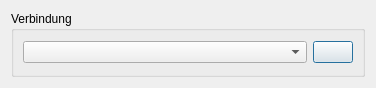
<?xml version="1.0" encoding="UTF-8"?>
<ui version="4.0">
 <class>console</class>
 <widget class="QDialog" name="console">
  <property name="windowModality">
   <enum>Qt::ApplicationModal</enum>
  </property>
  <property name="geometry">
   <rect>
    <x>0</x>
    <y>0</y>
    <width>376</width>
    <height>88</height>
   </rect>
  </property>
  <property name="windowTitle">
   <string>Konsole</string>
  </property>
  <property name="sizeGripEnabled">
   <bool>false</bool>
  </property>
  <layout class="QHBoxLayout" name="horizontalLayout">
   <item>
    <widget class="QGroupBox" name="groupBox">
     <property name="title">
      <string>Verbindung</string>
     </property>
     <layout class="QHBoxLayout" name="horizontalLayout_2">
      <item>
       <widget class="QComboBox" name="comboBox">
        <property name="sizePolicy">
         <sizepolicy hsizetype="MinimumExpanding" vsizetype="Fixed">
          <horstretch>0</horstretch>
          <verstretch>0</verstretch>
         </sizepolicy>
        </property>
       </widget>
      </item>
      <item>
       <widget class="QPushButton" name="pushButton">
        <property name="sizePolicy">
         <sizepolicy hsizetype="Preferred" vsizetype="Fixed">
          <horstretch>0</horstretch>
          <verstretch>0</verstretch>
         </sizepolicy>
        </property>
        <property name="text">
         <string/>
        </property>
       </widget>
      </item>
     </layout>
    </widget>
   </item>
  </layout>
 </widget>
 <resources/>
 <connections/>
</ui>
